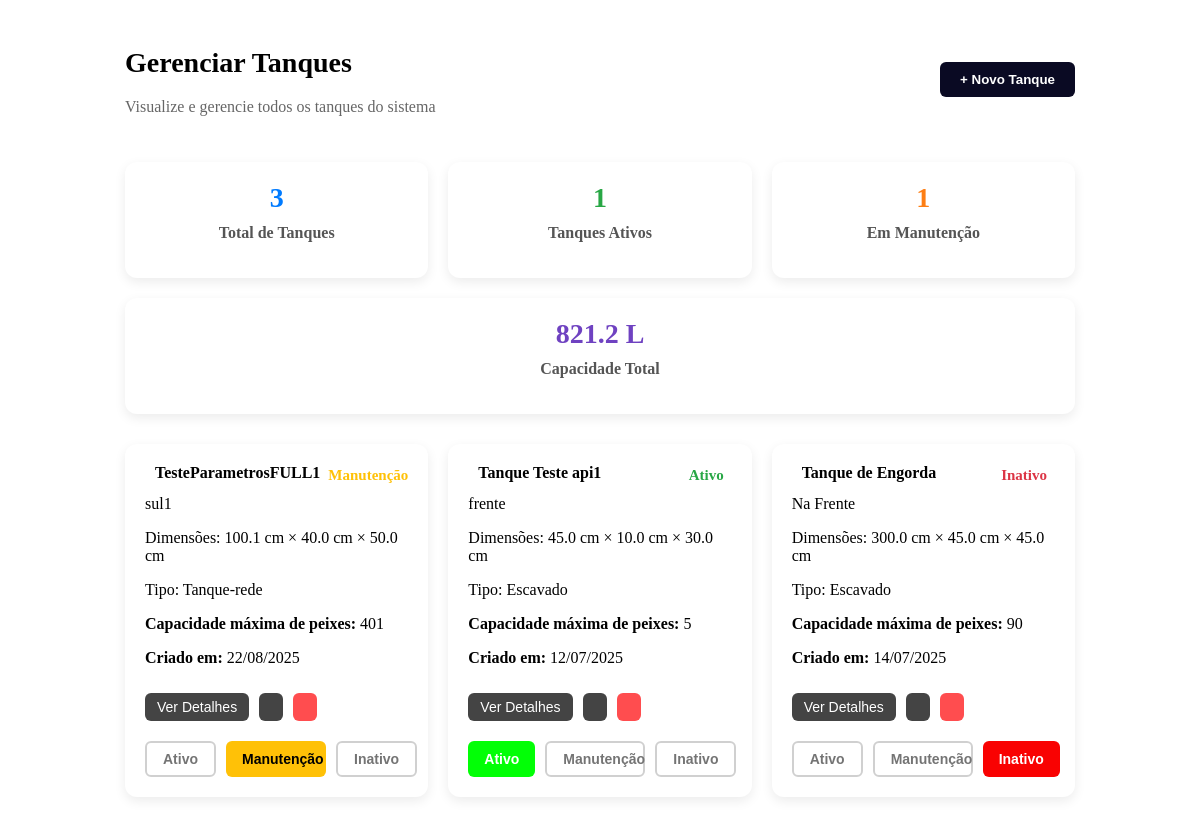
The app's page /tank/ (signed in) with its own data.
### core/models.py (models this page shows, shortened)
class Tanque(models.Model):
    TIPO_CHOICES = [
        ('Escavado', 'Escavado'),
        ('Tanque-rede', 'Tanque-rede'),
        ('Alvenaria', 'Alvenaria'),
        ('Fibra de vidro', 'Fibra de vidro'),
        ('Outro', 'Outro'),
    ]
    ESPECIE_CHOICES = [
        ('Tilápia do Nilo (Oreochromis niloticus)', 'Tilápia do Nilo'),
        ('Tilápia Azul (Oreochromis aureus)', 'Tilápia Azul'),
        ('Tilápia de Moçambique (Oreochromis mossambicus)', 'Tilápia de Moçambique'),
        ('Tilápia de Zanzibar (Oreochromis hornorum)', 'Tilápia de Zanzibar'),
        ('Outro', 'Outro'),
    ]
    FONTE_CHOICES = [
        ('Nascente', 'Nascente'),
        ('Poço artesiano', 'Poço artesiano'),
        ('Rio', 'Rio'),
        ('Abastecimento público', 'Abastecimento público'),
        ('Outro', 'Outro'),
    ]
    SITUACAO_CHOICES = [
        ('Ativo', 'Ativo'),
        ('Manutenção', 'Manutenção'),
        ('Inativo', 'Inativo'),
    ]
    usuario = models.ForeignKey(Usuario, on_delete=models.CASCADE, related_name="tanques")
    nome = models.CharField(max_length=100)
    comprimento = models.FloatField()
    largura = models.FloatField()
    altura = models.FloatField()
    capacidade_maxima = models.PositiveIntegerField(null=True, blank=True)
    tipo = models.CharField(max_length=20, choices=TIPO_CHOICES)
    especie_cultivada = models.CharField(max_length=80, choices=ESPECIE_CHOICES)
    data_instalacao = models.DateField(null=True, blank=True)
    localizacao = models.CharField(max_length=255, blank=True)
    fonte_agua = models.CharField(max_length=30, choices=FONTE_CHOICES, blank=True)
    situacao = models.CharField(max_length=20, choices=SITUACAO_CHOICES)
    temperatura = models.FloatField(null=True, blank=True)
    ph = models.FloatField(null=True, blank=True)
    oxigenio = models.FloatField(null=True, blank=True)
    tds = models.FloatField(null=True, blank=True)
    amonia = models.FloatField(null=True, blank=True)
    nitrito = models.FloatField(null=True, blank=True)
    nitrato = models.FloatField(null=True, blank=True)
    dureza_geral = models.FloatField(null=True, blank=True)
    dureza_carbonatos = models.FloatField(null=True, blank=True)
    salinidade = models.FloatField(null=True, blank=True)

### core/views.py (the view)
# urls.py: path('tank/', views.tank, name='tank'),
@login_required
def tank(request):
    usuario = request.user
    tanques = Tanque.objects.filter(usuario=usuario)
    total = tanques.count()
    ativos = tanques.filter(situacao='Ativo').count()
    manutencao = tanques.filter(situacao='Manutenção').count()
    capacidade_total = 0
    for t in tanques:
        if t.comprimento and t.largura and t.altura:
            capacidade_total += (t.comprimento * t.largura * t.altura) / 1000
    context = {
        'tanques': tanques,
        'tem_tanques': total > 0,
        'total': total,
        'ativos': ativos,
        'manutencao': manutencao,
        'capacidade_total': round(capacidade_total, 2),
    }
    return render(request, 'front/tank.html', context)

### core/templates/front/tank.html (shortened to what this page needs)
 {% load static %}
<link rel="stylesheet" href="{% static 'css/estilogeraltemas.css' %}">
<div class="dashboard-content-wrapper">
  <div class="top-header">
    <div>
      <h1>Gerenciar Tanques</h1>
      <p>Visualize e gerencie todos os tanques do sistema</p>
    </div>
    <button onclick="abrirFormularioTanque()">+ Novo Tanque</button>
  </div>
  <div class="cards-container">
    <div class="card-box">
      <span class="blue">{{ total }}</span>
      <h3>Total de Tanques</h3>
    </div>
    <div class="card-box">
      <span class="green">{{ ativos }}</span>
      <h3>Tanques Ativos</h3>
    </div>
    <div class="card-box">
      <span class="orange">{{ manutencao }}</span>
      <h3>Em Manutenção</h3>
    </div>
    <div class="card-box">
      <span class="purple">{{ capacidade_total }} L</span>
      <h3>Capacidade Total</h3>
    </div>
  </div>
  {% if not tem_tanques %}
  <div class="empty-box">
    <img src="https://cdn-icons-png.flaticon.com/512/833/833593.png" alt="icone vazio">
    <h2>Nenhum tanque cadastrado</h2>
    <p>Adicione seu primeiro tanque para começar o monitoramento</p>
  </div>
  {% else %}
  <div class="tank-list">
    {% for tanque in tanques %}
    <div class="card-box" style="position: relative;">
      <div style="display: flex; justify-content: space-between; align-items: start;">
        <div style="display: flex; align-items: center; gap: 10px;">
          <strong style="font-size: 16px;">{{ tanque.nome }}</strong>
        </div>
        <span class="situacao-text situacao-span
  {% if tanque.situacao == 'Ativo' %}ativo
  {% elif tanque.situacao == 'Manutenção' %}manutencao
  {% elif tanque.situacao == 'Inativo' %}inativo
  {% endif %}">
          {{ tanque.situacao }}
        </span>
      </div>
      <p style="margin: 8px 0 4px;"> {{ tanque.localizacao }}</p>
      <p>
        Dimensões: {{ tanque.comprimento|floatformat:1 }} cm × {{ tanque.largura|floatformat:1 }} cm × {{ tanque.altura|floatformat:1 }} cm
      </p>
      <p> Tipo: {{ tanque.tipo }}</p>
      <p><strong>Capacidade máxima de peixes:</strong> {{ tanque.capacidade_maxima }}</p>
      <p><strong>Criado em:</strong> {{ tanque.data_instalacao|date:"d/m/Y" }}</p>
      <div style="margin-top: 15px; display: flex; gap: 10px; flex-wrap: wrap;">
        <button onclick="verDetalhesTanque({{ tanque.id }})"
          style="background: #444444; padding: 6px 12px; border-radius: 6px; color: white;">
          Ver
          Detalhes</button>
        <button onclick="carregarConteudo('{% url 'configuracoes_tanque' tanque.id %}')"
          style="background: #444444; padding: 6px 12px; border-radius: 6px; color: white;">
        </button>
        <button onclick="deletarTanque({{ tanque.id }})"
          style="background: #ff4d4f; color: white; padding: 6px 12px; border-radius: 6px;"></button>
      </div>
      <div style="margin-top: 10px; display: flex; gap: 10px;">
        <button class="btn-situacao {% if tanque.situacao == 'Ativo' %}ativo{% else %}apagado{% endif %}"
          onclick="atualizarSituacao({{ tanque.id }}, 'Ativo', this)">Ativo</button>
        <button class="btn-situacao {% if tanque.situacao == 'Manutenção' %}manutencao{% else %}apagado{% endif %}"
          onclick="atualizarSituacao({{ tanque.id }}, 'Manutenção', this)">Manutenção</button>
        <button class="btn-situacao {% if tanque.situacao == 'Inativo' %}inativo{% else %}apagado{% endif %}"
          onclick="atualizarSituacao({{ tanque.id }}, 'Inativo', this)">Inativo</button>
      </div>
    </div>
    {% endfor %}
  </div>
  {% endif %}
</div>

### core/templates/front/tank.html (style rules this page uses)
.dashboard-content-wrapper { max-width: 950px; margin: auto; padding: 20px; }
.cards-container { display: flex; justify-content: space-between; flex-wrap: wrap; gap: 20px; margin-bottom: 30px; }
.card-box { flex: 1; min-width: 200px; background-color: #fff; border-radius: 12px; box-shadow: 0 4px 12px rgba(0, 0, 0, 0.08); padding: 20px; text-align: center; }
.card-box h3 { font-size: 16px; color: #555; margin-top: 10px; }
.card-box span { font-size: 15px; font-weight: bold; display: block; }
.cards-container .card-box span { font-size: 28px; font-weight: bold; display: block; }
.blue { color: #007bff; }
.green { color: #28a745; }
.orange { color: #fd7e14; }
.purple { color: #6f42c1; }
.top-header { display: flex; justify-content: space-between; align-items: center; margin-bottom: 30px; }
.top-header h1 { font-size: 28px; font-weight: bold; }
.top-header p { color: #666; margin-top: 5px; }
.top-header button { padding: 10px 20px; background-color: #0a0a23; color: white; font-weight: bold; border-radius: 6px; border: none; cursor: pointer; }
.tank-list { display: grid; grid-template-columns: repeat(auto-fill, minmax(260px, 1fr)); gap: 20px; margin-top: 30px; }
.tank-list .card-box { text-align: left; }
.tank-list .card-box button { margin-top: 10px; padding: 8px 16px; background-color: #007bff; color: white; border: none; border-radius: 6px; cursor: pointer; font-size: 14px; }
.btn-situacao { padding: 5px 12px; border-radius: 6px; font-weight: bold; border: none; cursor: default; max-width: 100px; flex: 1 1 auto; white-space: nowrap; }
.btn-situacao.ativo { background-color: #02ff06 !important; color: white !important; opacity: 1 !important; }
.btn-situacao.manutencao { background-color: #ffc107 !important; color: black !important; opacity: 1 !important; }
.btn-situacao.inativo { background-color: #f90202 !important; color: white !important; opacity: 1 !important; }
.btn-situacao.apagado { background-color: white !important; color: #666 !important; border: 2px solid #ccc !important; opacity: 0.9 !important; cursor: pointer !important; }
.situacao-text { padding: 3px 8px; font-size: 12px; font-weight: bold; border-radius: 12px; display: inline-block; }
.situacao-text.ativo { color: #28a745; }
.situacao-text.manutencao { color: #ffc107; }
.situacao-text.inativo { color: #dc3545; }

### records on screen
Tanque: nome "TesteParametrosFULL1", situacao "Manutenção", localizacao "sul1", comprimento "100.1", largura "40.0", altura "50.0", tipo "Tanque-rede", capacidade_maxima "401", data_instalacao "22/08/2025"
Tanque: nome "Tanque Teste api1", situacao "Ativo", localizacao "frente", comprimento "45.0", largura "10.0", altura "30.0", tipo "Escavado", capacidade_maxima "5", data_instalacao "12/07/2025"
Tanque: nome "Tanque de Engorda", situacao "Inativo", localizacao "Na Frente", comprimento "300.0", largura "45.0", altura "45.0", tipo "Escavado", capacidade_maxima "90", data_instalacao "14/07/2025"

### other values on screen
{{ total }} "3"
{{ ativos }} "1"
{{ manutencao }} "1"
{{ capacidade_total }} "821.2"
